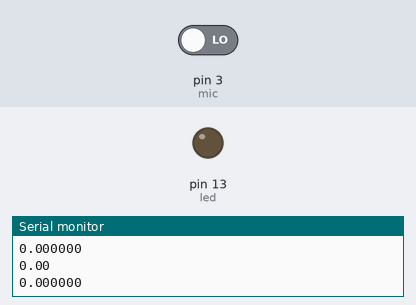
This sketch was run on a simulated Arduino Uno, built with avr-gcc and run on an emulated ATmega328P. Shown: output pins drawn as LEDs (lit = HIGH), the last lines printed to the serial monitor. The inputs (shaded band) are chosen by the test bench; at power-on: pin 3 (mic) LOW. No radio packets arrive unless stated.

Above: at 1.2 s.
1.3 s: pin 3 (mic) driven HIGH
At 2.2 s:
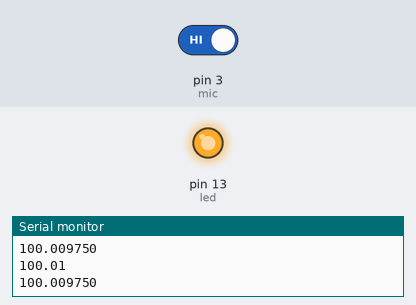
2.8 s: pin 3 (mic) driven LOW
At 3.9 s:
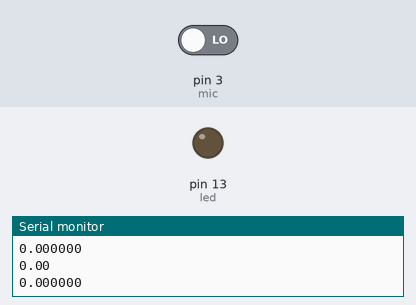
Timing chart, 0 to 5.8 s (numbered marks = the images above; inputs shaded):
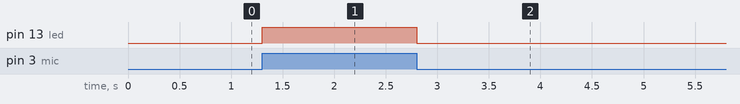

Measured:
- after the input at 1.3 s, pin 13 (led): LOW → HIGH at once
- after the input at 2.8 s, pin 13 (led): HIGH → LOW at once

The sketch:

RF-transmitter-with-one-microphone.ino
```cpp
#include <RH_ASK.h>
#include <SPI.h> // Not actually used but needed to compile

RH_ASK driver(1000, 11, 12); // bps,rx,tx

int led = 13;    // 'led' is the Arduino onboard LED
int mic = 3;    // 'mic' is the Arduino pin 3 = the digital output pin of the Microphone board (D0)
int val = 0;     // 'val' is used to store the digital microphone value

const int sampleWindow = 50; // Sample window width in mS (50 mS = 20Hz)
const int secondSampleWindow = 10256;
unsigned int numberOfSamples = 0;
unsigned int numberOfPositives = 0;

void setup() {
  // put your setup code here, to run once:
  pinMode (led, OUTPUT) ;     // configure 'led' as output pin
  pinMode (mic, INPUT) ;     // configure 'mic' as input pin
  Serial.begin(9600);
  if (!driver.init())
    Serial.println("init failed");
}

void loop() {
  // put your main code here, to run repeatedly:
  unsigned long startMillis = millis(); // Start of sample window

  // collect data for 50 mS
  while (millis() - startMillis < sampleWindow)
  {
    val = digitalRead(mic);     // read value
    numberOfSamples++;

    if (val == HIGH)    // if he value is high then light the LED or else do not light the LED
    {
      numberOfPositives++;
      digitalWrite (led, HIGH);
    }
    else
    {
      digitalWrite (led, LOW);
    }

    if (numberOfSamples > secondSampleWindow) // toss out spurious readings
    {
      double value = ( (float) numberOfPositives / secondSampleWindow) * 100.00;
      numberOfPositives = 0;
      numberOfSamples = 0;
      String buf = String(value,6);

      unsigned int bufferSize = 10;
      char charBuffer[bufferSize];
      buf.toCharArray(charBuffer ,bufferSize);
      Serial.println(value);
      Serial.println(buf);

      driver.send((uint8_t *) charBuffer, bufferSize);
      driver.waitPacketSent();
    }
  }


}
```
